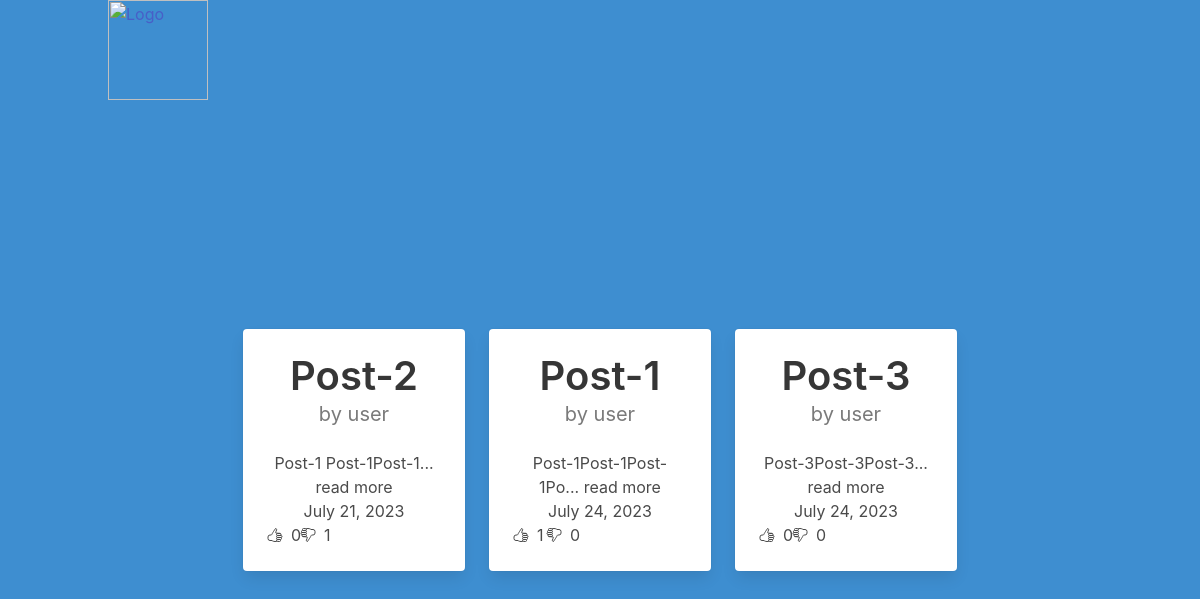
/home/, run on the app's committed database.
### articles/models.py (models this page shows)
class Article(models.Model):
    title = models.CharField(max_length=255)
    text = models.TextField()
    slug = models.SlugField(unique=True)
    date = models.DateField(auto_now=True)
    author = models.ForeignKey(User, default=None, on_delete=models.CASCADE, null=True)
    thumb = models.ImageField(default='img.jpg', blank=True)
    likes = models.ManyToManyField(User, related_name='likes')
    dislikes = models.ManyToManyField(User, related_name='dislikes')
    def __str__(self):
        return self.title
    def snippet(self):
        return self.text[:20] + '... read more'
    def total_likes(self):
        return self.likes.count()
    def total_dislikes(self):
        return self.dislikes.count()

### articles/views.py (the view)
# urls.py: path('home/', views.home, name='home'),
def home(request):
    search = request.GET.get('search')
    articles = Article.objects.all().order_by('date')
    articles = articles.filter(Q(title__icontains=search) | Q(text__icontains=search)) if search else articles
    return render(request, 'articles_list.html', {'articles': articles})

### articles/templates/articles_list.html
{% extends 'base_layout.html' %}
{% load static from static %}
{% block content %}
    <div class="container">
        <div class="columns is-centered">
            {% for article in articles %}
                <div class="column is-3">
                    <a href="{% url 'articles:article_detail' article.slug %}">
                        <div class="card has-text-centered">
                            <div class="card-content">
                                <div class="media">
                                    <div class="media-content">
                                        <p class="title has-text-dark is-2">
                                            {{ article }}
                                        </p>
                                        <p class="subtitle has-text-grey">
                                            {% if user == article.author %}
                                                by you
                                            {% else %}
                                                by {{ article.author }}
                                            {% endif %}
                                        </p>
                                    </div>
                                </div>
                                <div class="content ">
                                    {{ article.snippet }}
                                    <br>
                                    <div>{{ article.date }}</div>
                                    <div class="columns">
                                        <div class="column is-2">
                                            <div class="columns is-gapless">
                                                <div class="column">
                                                    <ion-icon name="thumbs-up-outline" class="mt-1"></ion-icon>
                                                </div>
                                                <div class="column">
                                                    <span class="ml-2">{{ article.total_likes }}</span>
                                                </div>
                                            </div>
                                        </div>
                                        <div class="column is-2">
                                            <div class="columns is-gapless">
                                                <div class="column">
                                                    <ion-icon name="thumbs-down-outline" class="mt-1"></ion-icon>
                                                </div>
                                                <div class="column">
                                                    <span class="ml-2">{{ article.total_dislikes }}</span>
                                                </div>
                                            </div>
                                        </div>
                                    </div>
                                </div>
                            </div>
                        </div>
                    </a>
                </div>
            {% endfor %}
        </div>
    </div>
{% endblock %}

### articles/templates/base_layout.html (shortened to what this page needs)
{% load static from static %}
<html lang="en">
<head>
    <link rel="stylesheet" href="{% static 'style.css' %}">
    <link rel="stylesheet" href="{% static 'bulma.css' %}">
</head>
<body>
<section class="hero has-background-info is-fullheight">
    <div class="hero-head">
        <header class="navbar">
            <div class="container">
                <div class="navbar-brand">
                    <a href="{% url 'articles:home' %}">
                        <img src="{% static 'images/monday.svg' %}" width="100" alt="Logo">
                    </a>
                </div>
                <div id="navbarMenuHeroC" class="navbar-menu">
                </div>
            </div>
        </header>
    </div>
    <div class="hero-body">
        {% block content %}
        {% endblock %}
    </div>
</section>
</body>
</html>

### data on the page
Article: title "Post-2", author "user", snippet "Post-1 Post-1Post-1... read more", date "July 21, 2023", total_likes "0", total_dislikes "1"
Article: title "Post-1", author "user", snippet "Post-1Post-1Post-1Po... read more", date "July 24, 2023", total_likes "1", total_dislikes "0"
Article: title "Post-3", author "user", snippet "Post-3Post-3Post-3... read more", date "July 24, 2023", total_likes "0", total_dislikes "0"
